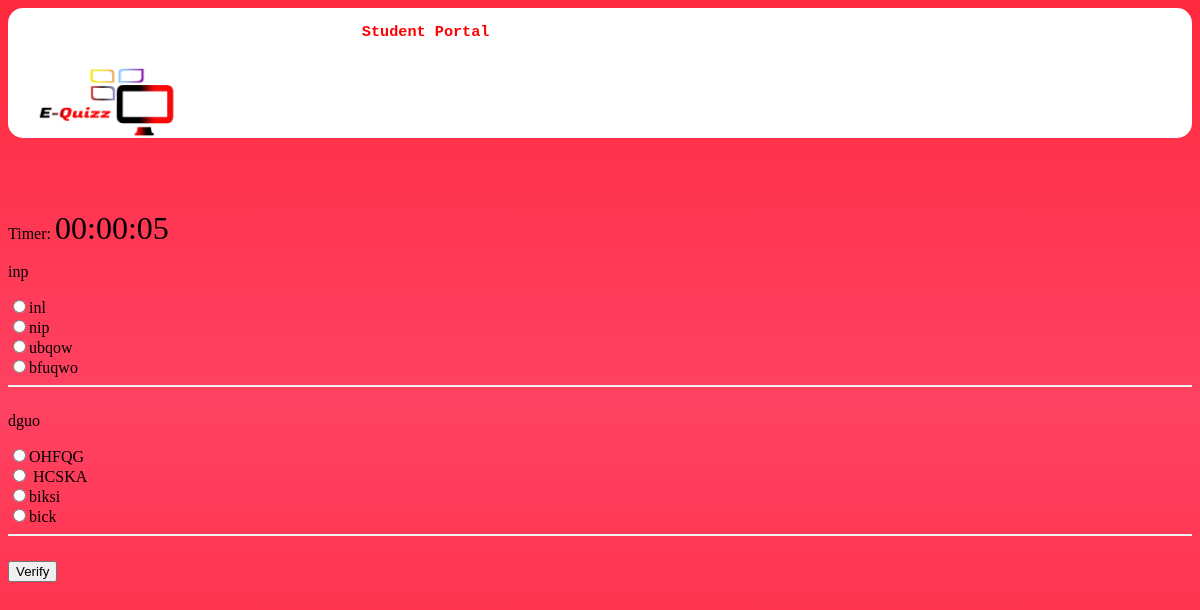
The app's page /E-Quiz/test.php?test_id=18 with its own data.
### tables this page shows
CREATE TABLE `questions` (
  `questionId` int(11) NOT NULL,
  `test_id` int(11) NOT NULL,
  `question` varchar(100) NOT NULL,
  `option1` varchar(50) NOT NULL,
  `option2` varchar(50) NOT NULL,
  `option3` varchar(50) DEFAULT NULL,
  `option4` varchar(50) DEFAULT NULL,
  `answer` int(11) NOT NULL
);

### E-Quiz/test.php (the view, shortened to what this page needs)
<html>
<head>
</head>
    <body id="grad">
<header><pre> <img style="height:220x;width:190px;" src="logo.png"><span style="float:right"><h3>Student Portal                                                                             </h3></pre></span></header><br><br><br><br>
<?php
$connection = mysqli_connect("localhost", "root", "","equizz") or die ("could not connect to database");
$testId = $_GET['test_id'];
$query = "SELECT * FROM tests WHERE test_id='$testId'";
$result = mysqli_query($connection, $query);
$row = mysqli_fetch_assoc($result);
$duration = $row['duration'];
echo <<<MULTI_LINE_STRING
<script>
var duration = $duration;
var xyz = setInterval(timer, 1000);
var redirectionDuration = 0;
function timer() {
	if (duration <= 0) {
		var date = new Date(null);
		date.setSeconds(redirectionDuration);
		document.getElementById("timer").innerHTML = '<b><span style="color: red">Times up! You will be redirected in ' + date.toISOString().substr(11, 8) + ' </span></b>';
		if (redirectionDuration == 0) {
			document.getElementById("verify").click();
		}
		redirectionDuration--;
	}
	else {
		var date = new Date(null);
		date.setSeconds(duration);
		document.getElementById("timer").innerHTML = date.toISOString().substr(11, 8);
		duration--;
		if (duration == 0) {
			document.getElementById("timer").innerHTML = '<b><span style="color: red">Times up!</span></b>';
			redirectionDuration = 5;
		}
	}
}
</script>
Timer: <span id="timer"></span>
MULTI_LINE_STRING;
$query = "SELECT * FROM Questions WHERE test_id = '$testId'";
$result = mysqli_query($connection, $query);
$i = 0;
echo	'<form action="result.php" method="POST">';
while ($row = mysqli_fetch_assoc($result)) {
	$question_id = $row['questionId'];
	$question = $row['question'];
	$option1 = $row['option1'];
	$option2 = $row['option2'];
	$option3 = $row['option3'];
	$option4 = $row['option4'];
	echo <<<MULTI_LINE_STRING
	<p>$question</p>
		<input type="text" name="question_$i" value="$question_id" style="display: none"></input>
		<input type="radio" name="answer_$question_id" value="1">$option1</input><br />
		<input type="radio" name="answer_$question_id" value="2">$option2</input><br />
		<input type="radio" name="answer_$question_id" value="3">$option3</input><br />
		<input type="radio" name="answer_$question_id" value="4">$option4</input><br />
		<hr />
MULTI_LINE_STRING;
	$i = $i + 1;
}
echo '<input type="submit" id="verify" value="Verify"></input>';
echo '</form>';
?>
    </body>
    </html>

### E-Quiz/test.php (style rules this page uses)
#grad { background: linear-gradient(#FF293D,#FF4263,#FF293D) }
header, footer { width:100%; height:130px; border-radius:15px; color:#ff0000 ; background-color: white; }
hr { border: 1px solid #f1f1f1; margin-bottom: 25px; }
#timer { font-size: 32px; font-family: }

### records on screen
questions: question "inp", option1 "inl", option2 "nip", option3 "ubqow", option4 "bfuqwo"
questions: question "dguo", option1 "OHFQG", option2 "HCSKA", option3 "biksi", option4 "bick"
